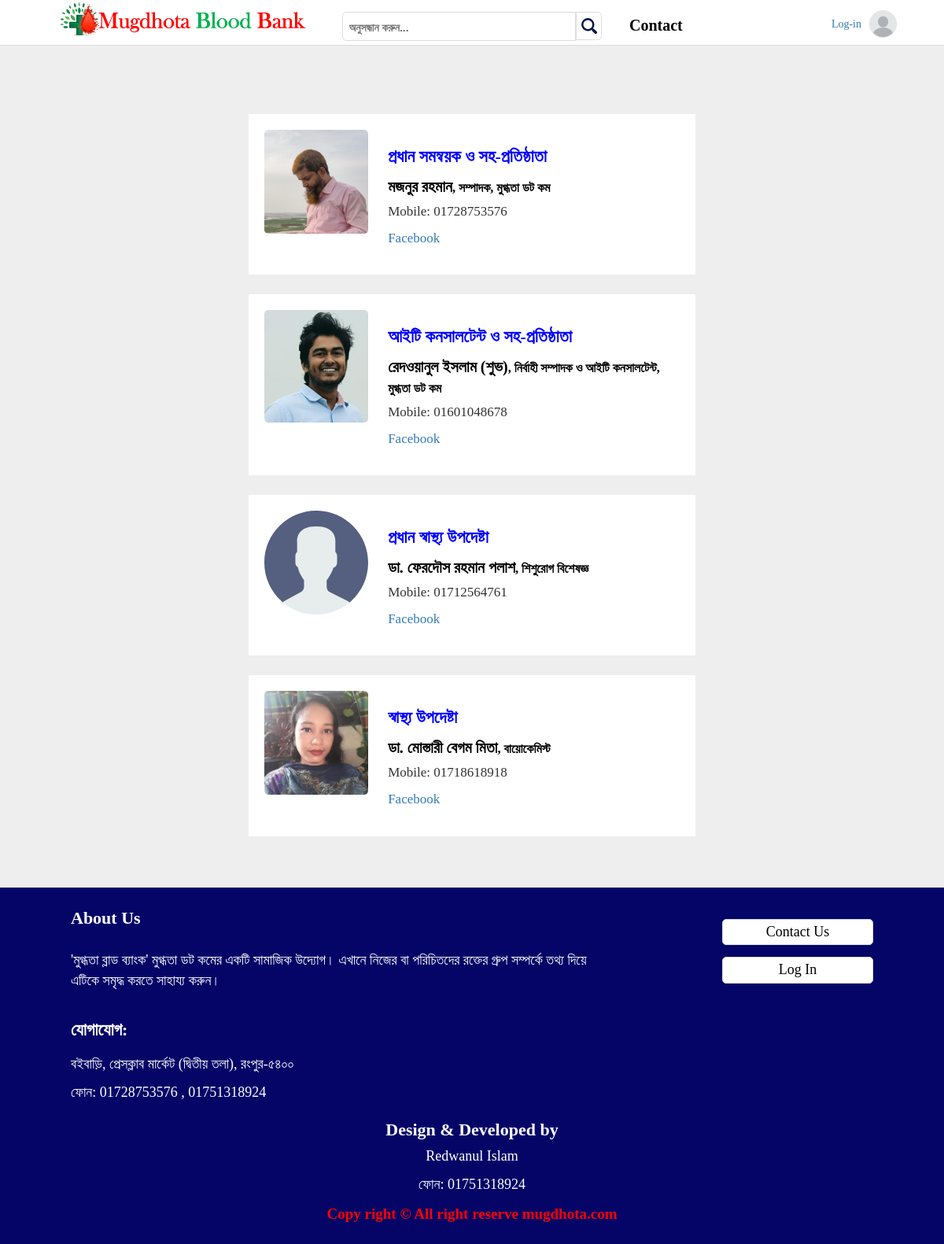
The app's page /management-page/ with its own data.
### base/models.py (models this page shows, shortened)
class Management(models.Model):
    serial_num = models.IntegerField()
    management_role = models.ForeignKey(ManagementRole, on_delete=models.SET_NULL, blank=False, null=True)
    name = models.CharField(max_length=200, null=True)
    email = models.EmailField(blank=True)
    designation = models.CharField(max_length=200, blank=True, null=True)
    social_media = models.CharField(max_length=200, blank=True, null=True)
    phone_regex = RegexValidator(regex=r'^\+?1?\d{11}$', message="Phone number must be entered in the format: '01234567899'. Up to 11 digits allowed.")
    phone = models.CharField(validators=[phone_regex], max_length=11, blank=True)
    bloodgroups = models.ForeignKey(Blood, on_delete=models.SET_NULL, blank=True, null=True)
    joined = models.DateTimeField(auto_now_add=True)
    avatar = models.ImageField(upload_to='profile_images', null=True, default="avatar.svg")

class ManagementRole(models.Model):
    name = models.CharField(max_length=200, null=True)
    def __str__(self):
        return self.name

### base/views.py (the view)
# urls.py: path('management-page/', views.management, name="management-page"),
def management(request):
    magmnt = Management.objects.all()
    return render(request, 'management.html', {'magmnt':magmnt})

### templates/management.html (shortened to what this page needs)
{% extends 'main.html' %}
{% load static %}
{% block content %}
<div class="container_full" style="padding-top: 10%;padding-bottom: 40px;">
	<div class="container">
		<div class="smngmnt_page">
			<div class="management_page">
			    <div class="management_page">
			        <div class="lead_role">
			            {% for person in magmnt %}
			            <div class="mng_item single_lr">
			                <div class="sng_item">
    			                <div class="mng_img">
    			                    <img src="{{ person.avatar.url }}">
    			                </div>
    			                <div class="mng_info">
    			                    <h2 style="font-size:22px;color:blue">{{ person.management_role }}</h2>
    			                    <h2 style="font-size:20px;">{{ person.name }}<span style="font-size:16px">, {{ person.designation }}</span></h2>
    			                    <p style="font-size:17px;">Mobile: {{ person.phone }}</p>
    			                    <a href="{{ person.social_media }}" style="font-size:17px;">Facebook</a>
			                    </div>
			                </div>
			            </div>
			            {% endfor %}
			        </div>
			    </div>
			</div>
		</div>
	</div>
</div>
{% endblock content %}

### templates/main.html (shortened to what this page needs)
<!DOCTYPE HTML>
{% load static %}
<html lang="en-US">
<head>
	<link rel="stylesheet" type="text/css" href="{% static 'css/bootstrap.min.css' %}" />
	<link rel="stylesheet" type="text/css" href="{% static 'style.css' %}" />
	<link rel="stylesheet" type="text/css" href="{% static 'responsive.css' %}" />
</head>
<body>
	<div class="container_full desk_header" id="navbar">
		<div class="container">
			<div id="header" class="col-lg-12 col-md-12 col-xs-12">
				<div class="home_title col-lg-4 col-md-9 col-xs-10">
					<div class="home_icon">
						<a href="https://bloodbank.mugdhota.com/"><img src="{% static 'img/mugdhota-blood-bank.png' %}" alt="Mugdhota Blood Bank" /></a>
					</div>
				</div>
				<div class="home_src col-lg-4 col-md-4 col-xs-2">
					<div class="search_bar desk">
						<form class="mh_search" method="GET" action="{% url 'home' %}">
                            <label style="width:90%;float:left">
                                <input name="q" placeholder="অনুসন্ধান করুন..." />
                            </label>
                            <label style="width:10%;float:left">
                                <button type="submit">
                                </button>
                            </label>
                        </form>
					</div>
				</div>
				<div class="home_cnt col-lg-4 col-md-3 col-xs-12 desk">
					<div class="home_info">
						<ul style="width:28%;float:left">
							<li><a href="{% url 'contact-us' %}">Contact</a></li>
						</ul>
						<div class="dropdownas" style="width:72%;float:left">
							{% if request.user.is_authenticated %}
							<div class="h_user">
								<a style="text-align:right" href="{% url 'profile' username=request.user.username %}">
								    <span>{{request.user.name}}</span>
								    <img src="{{ request.user.avatar.url }}" alt="" />
								</a>
							</div>
							{% else %}
							<div class="h_user">
							    <a style="text-align:right" href="{% url 'login' %}">
    								<div style="display:inline-block">
    									<p style="margin: 8px 5px 0 0;">Log-in</p>
    								</div>
    							    <div style="width:35px;height:35px;float:right;margin-right:0px;">
    								    <img src="{% static 'img/default-profile.jpg' %}" alt="" />
    								</div>
								</a>
							</div>
							{% endif %}
						</div>
					</div>
				</div>
			</div>
		</div>
	</div>
	{% block content %}
    {% endblock %}
	<div class="container_full footer_bg">
		<div class="container">
			<div id="Section" class="col-lg-12 col-md-12 col-xs-12">
				<div class="col-lg-8 col-md-8 col-xs-12">
					<div class="footer about_us">
						<h2>About Us</h2>
						<p>'মুগ্ধতা ব্লাড ব্যাংক' মুগ্ধতা ডট কমের একটি সামাজিক উদ্যোগ। এখানে নিজের বা পরিচিতদের রক্তের গ্রুপ সম্পর্কে তথ্য দিয়ে এটিকে সমৃদ্ধ করতে সাহায্য করুন।</p>
					</div>
					<div class="footer about_us">
						<h2 style="padding:25px 0 10px 0">যোগাযোগ:</h2>
						<p>বইবাড়ি, প্রেসক্লাব মার্কেট (দ্বিতীয় তলা), রংপুর-৫৪০০</p>
						<p>ফোন: <a href="tel:01728753576">01728753576</a> , <a href="tel:01751318924">01751318924</a></p>
					</div>
				</div>
				<div class="col-lg-4 col-md-4 col-xs-12">
					<div class="footer about_us" style="margin-top:25px">
					    <ul>
							<li><a href="{% url 'contact-us' %}">Contact Us</a></li>
							<li><a href="{% url 'login' %}">Log In</a></li>
						</ul>
					</div>
				</div>
			</div>
			<div id="Section" class="col-lg-12 col-md-12 col-xs-12">
			    <div class="design" style="text-align:center">
    				<h2 style="padding:0">Design & Developed by</h2>
    				<p>Redwanul Islam</p>
    				<p>ফোন: <a href="tel:01751318924">01751318924</a></p>
    			</div>
			</div>
			<div id="Section" class="col-lg-12 col-md-12 col-xs-12">
			    <div class="design">
			        <p style="text-align:center;color:red;font-family:georgia;;font-size:19px;font-weight:bold">Copy right &copy; All right reserve mugdhota.com</p>
    			</div>
			</div>
		</div>
	</div>
</body>
</html>

### static/style.css (style rules this page uses)
* { margin:0;padding:0 }
li { list-style:none;float:left; }
a { text-decoration:none;font-family: kalpurush; }
p { font-family: kalpurush; }
h2 { font-size:17px;margin:10px 0 7px 0;padding:0;color:black;font-weight:bold;font-family: kalpurush;line-height:1.3 }
img { width: 100%; }
input, button, select, textarea { width:100%;padding: 3px;background: #fff;border: 1px solid #ddd;border-radius: 5px; }
body { background: #eee;counter-reset: Serial; }
.container_full { width:100%;padding:0 }
.container { width:90%;padding:0 }
.desk_header { position: fixed; background: #fff; width: 100%; display: block; border-bottom: 1px solid #ddd; z-index: 999999999; }
#header { padding: 0; }
.home_icon { display:block; }
.home_icon img { width:95%; }
.home_info { width: 100%; display: inline-block; float:right; }
.home_info ul { display: inline-block; margin: 0 !important; padding: 2.5% 0 0 0; }
.home_info ul li a { display: block; color: black; font-size: 20px; font-weight: bold; padding: 10px 5px; }
.mh_search input { width: 100%; padding: 7.5px; border: 1px solid #ddd; border-radius: 5px 0 0 5px; margin: 15px 0 0 0; }
.mh_search button { width: 100%; padding: 5px 5px 3px 5px; border: 1px solid #ddd; border-radius: 5px 0 0 5px; margin: 15px 0 0 0; }
.mh_search button { border-radius: 0 5px 5px 0; }
.h_user { display: inline-block; width: 100%; margin-top: 5.5%; margin-left: 10px; }
.h_user>a { width: 100%; float: left; cursor: pointer; }
.h_user img { width: 35px; height: 35px; border-radius: 100%; border: 1px solid #ddd; margin: 0 5px; }
label { width: 100%; }
.management_page { width: 75%; display: block; margin: 0 auto; }
.mng_item { margin: 25px 20px; background: #fff; }
.sng_item { display: inline-block; width: 100%; background: #fff; padding: 20px; }
.sng_item .mng_img { width: 25%; float: left; }
.mng_img img { width: 100%; border-radius: 5px; }
.sng_item .mng_info { width: 75%; float: left; padding: 10px; padding-left: 25px; }
.footer_bg { background: #040567; padding: 15px 0; }
.about_us ul li { width: 60%; margin: 0 auto; float: right; margin-bottom: 15px; }
.about_us ul li a { width: 100%; text-align: center; font-size: 18px; border: 1px solid #ddd; background: #fff; display: block; color: black; padding: 3px 10px; border-radius: 5px; }
.footer_bg h2 { font-size: 22px; color: #fff; padding-bottom: 20px; }
.footer_bg p { font-size: 18px; color: #fff; }
.footer_bg a { font-size: 18px; color: #fff; }

### records on screen
Management: avatar (picture), management_role "প্রধান সমন্বয়ক ও সহ-প্রতিষ্ঠাতা", name "মজনুর রহমান", designation "সম্পাদক, মুগ্ধতা ডট কম", phone "01728753576"
Management: avatar (picture), management_role "আইটি কনসালটেন্ট ও সহ-প্রতিষ্ঠাতা", name "রেদওয়ানুল ইসলাম (শুভ)", designation "নির্বাহী সম্পাদক ও আইটি কনসালটেন্ট, মুগ্ধতা ডট কম", phone "01601048678"
Management: avatar (placeholder picture), management_role "প্রধান স্বাস্থ্য উপদেষ্টা", name "ডা. ফেরদৌস রহমান পলাশ", designation "শিশুরোগ বিশেষজ্ঞ", phone "01712564761"
Management: avatar (picture), management_role "স্বাস্থ্য উপদেষ্টা", name "ডা. মোস্তারী বেগম মিতা", designation "বায়োকেমিস্ট", phone "01718618918"
